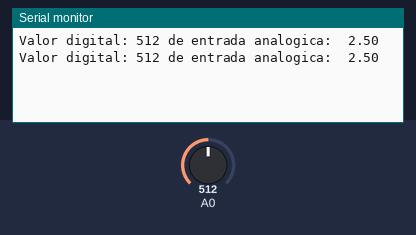
A sketch run on a simulated Arduino Uno, built for the host (arithmetic inside an expression is 32-bit, double 64-bit). On the bench: the last lines printed to the serial monitor. Inputs (shaded band) come from the test bench; at power-on: A0 = 512.

Above: at 1.8 s.
1.9 s: A0 set to 716
At 2.7 s:
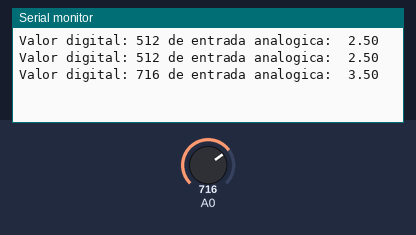
3.4 s: A0 set to 900
At 4.8 s:
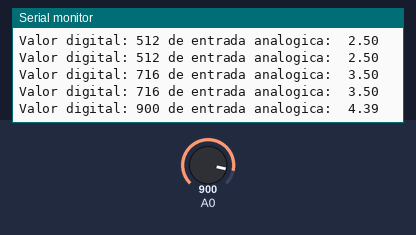
Timing chart, 0 to 6.4 s (numbered marks = the images above; inputs shaded):
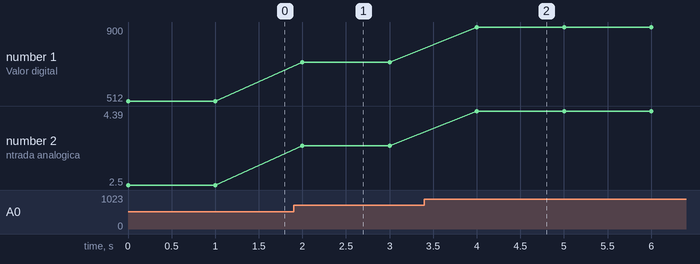

Measured:
- after the input at 1.9 s, the serial monitor: prints a new line after 0.10 s (image 1)
- after the input at 3.4 s, the serial monitor: prints a new line after 0.60 s (image 2)
- plotted number 1: 512 → 716 after the input at 1.9 s, 716 → 900 after the input at 3.4 s
- plotted number 2: 2.5 → 3.5 after the input at 1.9 s, 3.5 → 4.39 after the input at 3.4 s

The sketch:

conversion_ad.ino
```cpp
/*
 * Conversion Analogo a Digital
 */

char buffer[50];
char x[5];

void setup() {
  Serial.begin(9600);
  pinMode(A0, INPUT);
}

void loop() {
  int valor_leido = analogRead(A0);
  double valor_analogico = 5.0/1024*valor_leido;
  dtostrf(valor_analogico,5,2,x);
  sprintf(buffer, "Valor digital: %d de entrada analogica: %s",valor_leido,x);

  Serial.println(buffer);
  delay(1000);
}
```
